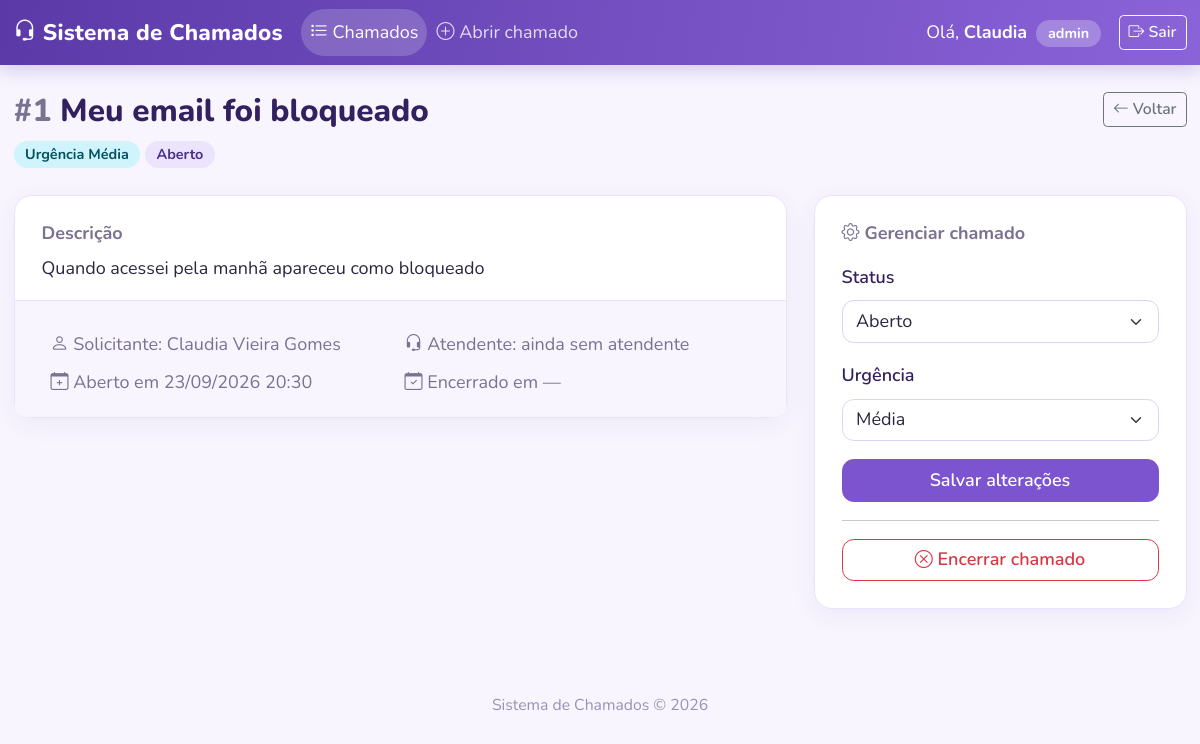
Screenshot of /chamado.php?id=1 (signed in) with the database file from the repository.
### tables this page shows
CREATE TABLE `chamados` (
  `id` int(11) NOT NULL,
  `titulo` varchar(150) NOT NULL,
  `descricao` text NOT NULL,
  `urgencia` enum('baixa','media','alta','critica') NOT NULL DEFAULT 'media',
  `status` enum('aberto','em_andamento','fechado') NOT NULL DEFAULT 'aberto',
  `usuario_id` int(11) NOT NULL,
  `atendente_id` int(11) DEFAULT NULL,
  `data_abertura` datetime NOT NULL DEFAULT current_timestamp(),
  `data_atualizacao` datetime NOT NULL DEFAULT current_timestamp() ON UPDATE current_timestamp(),
  `data_fechamento` datetime DEFAULT NULL
);

CREATE TABLE `usuarios` (
  `id` int(11) NOT NULL,
  `nome` varchar(100) NOT NULL,
  `email` varchar(100) NOT NULL,
  `senha` varchar(255) NOT NULL,
  `tipo` enum('admin','atendente','cliente') NOT NULL DEFAULT 'cliente',
  `criado_em` datetime NOT NULL DEFAULT current_timestamp()
);

### chamado.php (the view, shortened to what this page needs)
<?php
require_once __DIR__ . '/config.php';
require_once __DIR__ . '/includes/auth.php';
$id = (int)($_GET['id'] ?? 0);
$stmt = $pdo->prepare(
    "SELECT c.*, u.nome AS solicitante_nome, a.nome AS atendente_nome
     FROM chamados c
     JOIN usuarios u ON u.id = c.usuario_id
     LEFT JOIN usuarios a ON a.id = c.atendente_id
     WHERE c.id = ?"
);
$stmt->execute([$id]);
$chamado = $stmt->fetch();
$fechado = $chamado['status'] === 'fechado';
require_once __DIR__ . '/includes/header.php';
?>
<div class="d-flex flex-wrap justify-content-between align-items-start gap-2 mb-4">
  <div>
    <h3 class="mb-2"><span class="text-muted">#<?= (int)$chamado['id'] ?></span> <?= h($chamado['titulo']) ?></h3>
    <?= badge(urgenciaInfo($chamado['urgencia']), 'Urgência ') ?>
    <?= badge(statusInfo($chamado['status'])) ?>
  </div>
  <a href="index.php" class="btn btn-outline-secondary btn-sm"><i class="bi bi-arrow-left"></i> Voltar</a>
</div>
<div class="row g-4">
  <div class="<?= ehAtendente() ? 'col-lg-8' : 'col-12' ?>">
    <div class="card shadow-sm">
      <div class="card-body p-4">
        <h6 class="text-muted mb-2">Descrição</h6>
        <p class="texto-livre mb-0"><?= h($chamado['descricao']) ?></p>
      </div>
      <div class="card-footer row g-2 mx-0 text-muted">
        <div class="col-sm-6"><i class="bi bi-person"></i> Solicitante: <?= h($chamado['solicitante_nome']) ?></div>
        <div class="col-sm-6"><i class="bi bi-headset"></i> Atendente: <?= h($chamado['atendente_nome'] ?? 'ainda sem atendente') ?></div>
        <div class="col-sm-6"><i class="bi bi-calendar-plus"></i> Aberto em <?= dataBR($chamado['data_abertura']) ?></div>
        <div class="col-sm-6"><i class="bi bi-calendar-check"></i> Encerrado em <?= dataBR($chamado['data_fechamento']) ?></div>
      </div>
    </div>
  </div>
  <?php if (ehAtendente()): ?>
  <div class="col-lg-4">
    <div class="card shadow-sm">
      <div class="card-body p-4">
        <h6 class="text-muted mb-3"><i class="bi bi-gear"></i> Gerenciar chamado</h6>
        <form method="post">
          <div class="mb-3">
            <label class="form-label" for="status">Status</label>
            <select id="status" name="status" class="form-select">
              <?php foreach (STATUS as $valor => $info): ?>
                <option value="<?= $valor ?>" <?= $chamado['status'] === $valor ? 'selected' : '' ?>><?= h($info['label']) ?></option>
              <?php endforeach; ?>
            </select>
          </div>
          <div class="mb-3">
            <label class="form-label" for="urgencia">Urgência</label>
            <select id="urgencia" name="urgencia" class="form-select">
              <?php foreach (URGENCIAS as $valor => $info): ?>
                <option value="<?= $valor ?>" <?= $chamado['urgencia'] === $valor ? 'selected' : '' ?>><?= h($info['label']) ?></option>
              <?php endforeach; ?>
            </select>
          </div>
          <button type="submit" class="btn btn-primary w-100">Salvar alterações</button>
        </form>
        <?php if (!$fechado): ?>
          <hr>
          <form method="post" class="js-confirmar-fechamento">
            <button type="submit" class="btn btn-outline-danger w-100">
              <i class="bi bi-x-circle"></i> Encerrar chamado
            </button>
          </form>
        <?php endif; ?>
      </div>
    </div>
  </div>
  <?php endif; ?>
</div>
<?php require_once __DIR__ . '/includes/footer.php'; ?>

### assets/css/style.css (style rules this page uses)
:root { --lilas-50: #f8f5fe; --lilas-100: #efe8fd; --lilas-300: #cdbaf5; --lilas-500: #9b78e6; --lilas-600: #7c54cf; --lilas-700: #6540b5; --lilas-900: #33205e; --bs-primary: #7c54cf; --bs-primary-rgb: 124, 84, 207; --bs-primary-text-emphasis: #4a2f8c; --bs-primary-bg-subtle: #ece4fc; --bs-primary-border-subtle: #d3c2f6; --bs-link-color: #6540b5; --bs-link-color-rgb: 101, 64, 181; --bs-link-hover-color: #4a2f8c; --bs-link-hover-color-rgb: 74, 47, 140; --bs-body-font-family: 'Nunito', system-ui, -apple-system, 'Segoe UI', sans-serif; --bs-body-color: #2d2640; --bs-secondary-color: #7a7290; --bs-border-radius: 0.65rem; }
html { font-size: 112.5%; }
body { background-color: var(--lilas-50); line-height: 1.6; }
h3, h4, h6 { font-weight: 800; color: var(--lilas-900); }
h6 { font-weight: 700; }
.btn { font-weight: 600; }
.btn-primary { --bs-btn-bg: #7c54cf; --bs-btn-border-color: #7c54cf; --bs-btn-hover-bg: #6a43bb; --bs-btn-hover-border-color: #6a43bb; --bs-btn-active-bg: #5b3aa8; --bs-btn-active-border-color: #5b3aa8; --bs-btn-disabled-bg: #a58ae0; --bs-btn-disabled-border-color: #a58ae0; --bs-btn-focus-shadow-rgb: 124, 84, 207; }
.form-label { font-weight: 600; color: var(--lilas-900); }
.form-control, .form-select { border-color: #ddd3f3; }
.card { border: 1px solid #ebe3fa; border-radius: 1rem; box-shadow: 0 6px 24px rgba(91, 58, 168, 0.07) !important; }
.card-footer { background-color: var(--lilas-50); border-top-color: #ebe3fa; padding: 1.1rem 1.75rem; }
.texto-livre { white-space: pre-wrap; overflow-wrap: anywhere; }

### rows the page displays
chamados: id "1", titulo "Meu email foi bloqueado", descricao "Quando acessei pela manhã apareceu como bloqueado", usuario.nome "Claudia Vieira Gomes", data_abertura "23/09/2026 20:30", data_fechamento "—", status "Aberto", urgencia "Média"

### other values shown
primeiroNome($_SESSION['usuario_nome']) "Claudia"
$_SESSION['usuario_tipo'] "admin"
$prefixo . $info['label'] "Urgência Média Aberto"
$chamado['atendente_nome'] "ainda sem atendente"
